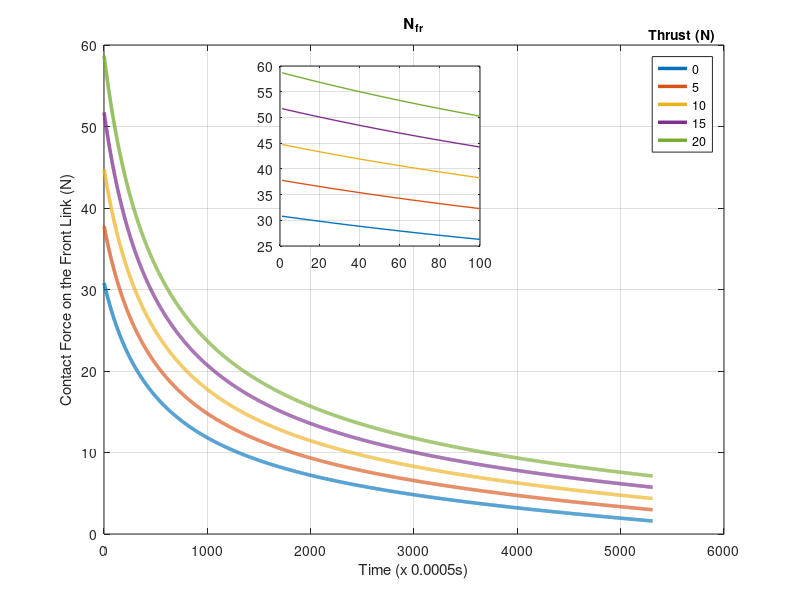

Reproduce this figure in MATLAB. (Note: this script raises an error after producing the figure.)
clc;
clear all;

%%Bot Parameters

AB = 0.265;
AD = 0.110;
BC = 0.170;
BE = 0.080;

M_bot = 1.75;
M_link = 0.22;

theta = 0.849; %%20 degrees
J_axis = M_bot*((AB)^2)/3 + M_link*((AB)^2 + ((BC)^2)/3 + (AB)*(BC)*cos(theta));
T = 0;

AC = (AB^2 + BC^2 - 2*(AB)*(BC)*cos(3.14 - theta))^0.5;
AE = (AB^2 + BE^2 - 2*(AB)*(BE)*cos(3.14 - theta))^0.5;

phi = asin(BC*sin(theta)/AC);
del = phi - asin(BE*sin(theta)/AE);

v_A = 0.15; %m/s

%%Slope Parameter

g = 9.8;
beta = 1.046; %%60 degrees
mu_fr = 0.35;

del_t = 0.0005;

i = 1;
alpha(1)= 0;

zoomed_axes_values = zeros(5,100);

for j = 1:1:5
    
while(alpha(i) < beta)
    
alpha_dot = v_A * sin(beta)/(AC*cos(beta - alpha(i)));
alpha_dot_dot = - (alpha_dot)^2 * tan(beta - alpha(i));

Nfr(i) = (M_bot*g*AD*cos(alpha(i) + phi) + M_link*g*AE*cos(del + alpha(i)) + T*AD + J_axis*alpha_dot_dot)/(AC*(cos(beta - alpha(i)) - mu_fr*sin(beta-alpha(i))));

alpha(i+1) = alpha_dot*del_t + alpha(i);
i = i+1 ;

end

T = T + 5;
alpha(1) = 0;
i=1;

title('N_{fr}');
plot(Nfr,'LineWidth',2.5);
xlabel('Time (x 0.0005s)');
ylabel('Contact Force on the Front Link (N)');
zoomed_axes_values(j,:) = Nfr(1:100);
grid on;
hold on
end


legend('0','5','10','15','20','Location','NorthEast');
[hleg,att] = legend('show');
title(hleg,'Thrust (N)');

labels_x = zeros(1,5);
labels_y = zeros(1,5);

axes('Position',[0.35 0.59 0.25 .3]); 
for i= 1:5
    plot(zoomed_axes_values(i,:),'LineWidth',1);
    grid on;
    hold on;
    labels_y(i) = zoomed_axes_values(i,1);
end

text(labels_x + 3,labels_y - 1,string(labels_y));


